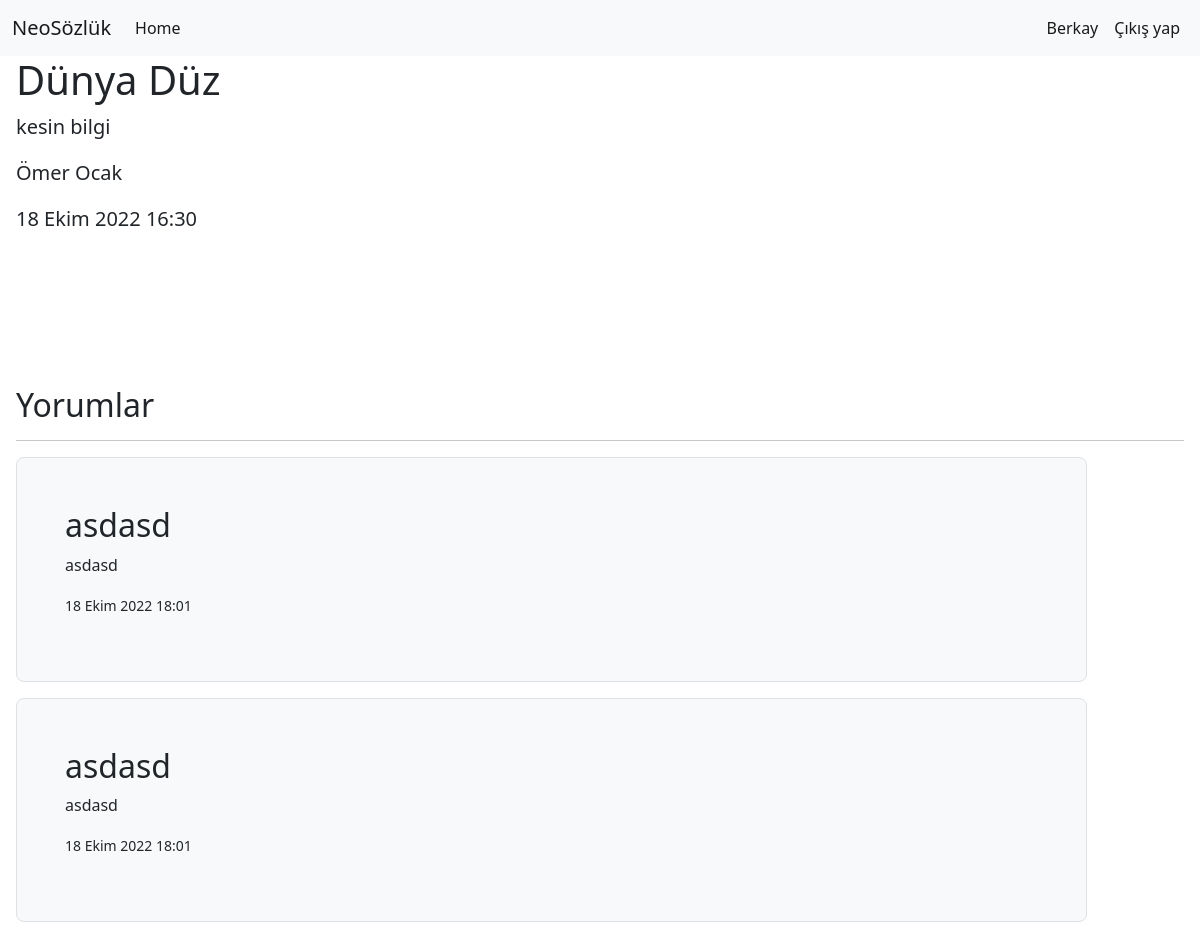
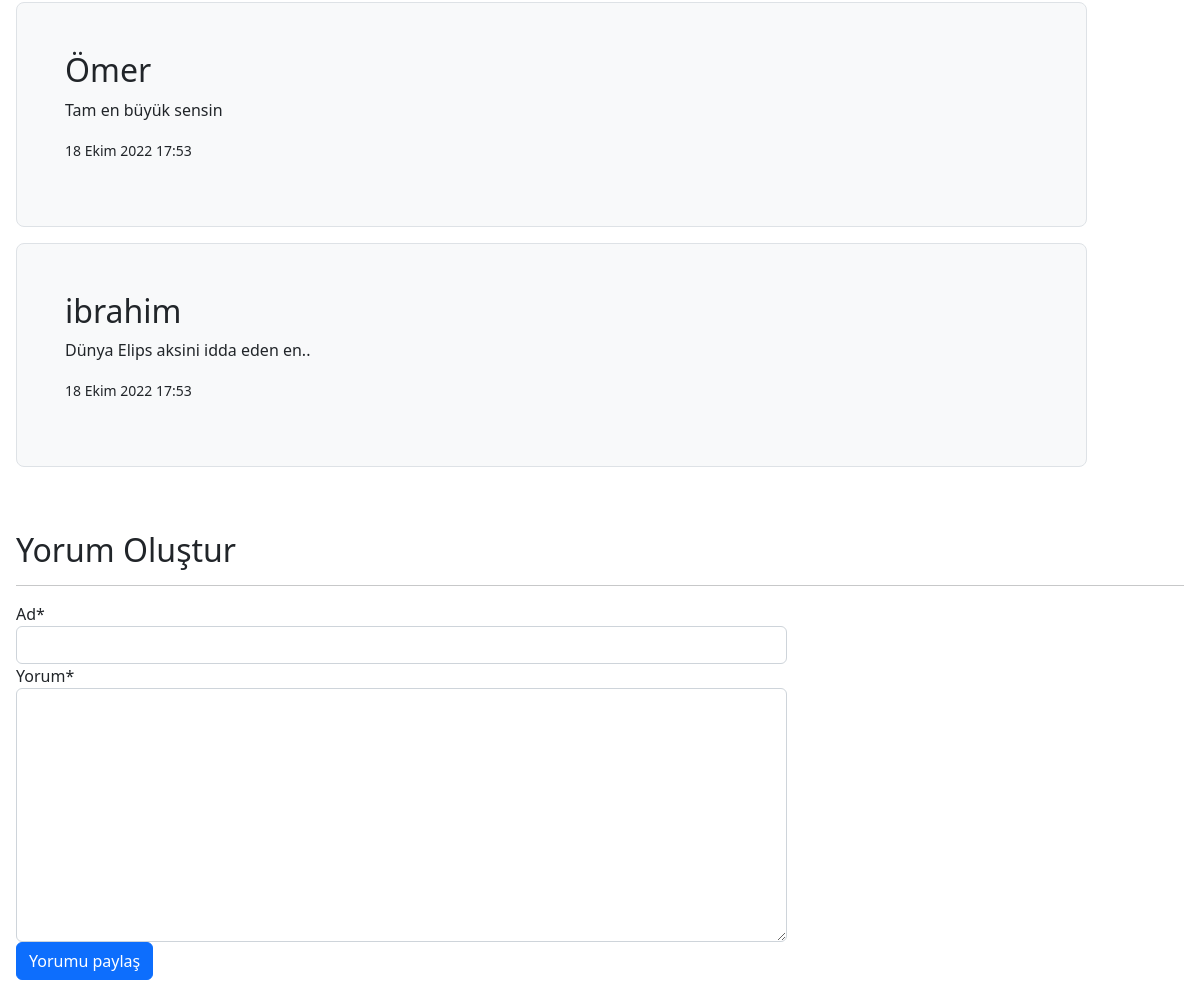
Page /detail/1/ (signed in) on the committed database (2 pictures, top to bottom).
### Appmy/models.py (models this page shows)
class Contentt(models.Model):
    title = models.CharField(("Başlık"), max_length=50)
    text = models.TextField(("Yazı"))
    yazar = models.CharField(("Yazar"), max_length=50)
    new_date = models.DateTimeField(("Yayınlanma Zamanı"), auto_now_add=True)

class Comments(models.Model):
    post = models.ForeignKey("Appmy.Contentt", verbose_name=("Post"), on_delete=models.CASCADE, related_name='comments')
    name = models.CharField(("Ad"), max_length=50)
    text = models.TextField(("Yorum"))
    com_date = models.DateTimeField(("Yorum Saati"), auto_now_add=True)
    class Meta:
        ordering = ['-com_date',]

### Appmy/views.py (the view)
# urls.py: path('detail/<id>/', detail, name='detail'),
def detail(request,id):
    postdetail = get_object_or_404(Contentt, id=id)
    form = CommenttForm(request.POST or None)
    if form.is_valid():
        comment = form.save(commit=False)
        comment.post = postdetail
        comment.save()
    context = {
        'postdetail':postdetail,
        'form':form,
    }
    return render(request, "detail.html", context)

### Appmy/forms.py
class CommenttForm(forms.ModelForm):
    class Meta:
        model = Comments
        fields = ("name","text")

### Appmy/templates/detail.html (shortened to what this page needs)
{% extends 'base.html' %}
{% load crispy_forms_tags %}
{% block body %}
    <main class="px-3">
        <h1>{{ postdetail.title }}</h1>
        <p class="lead">{{ postdetail.text }}</p>
        <p class="lead">{{ postdetail.yazar }}</p>
        <p class="lead">{{ postdetail.new_date }}</p>
        <p class="lead">
            <a href="#" class="btn btn-lg btn-secondary fw-bold border-white bg-white">asdasd</a>
        </p>
        <br><br><br>
        <h2>Yorumlar</h2>
        <hr>
        {% for i in postdetail.comments.all %}
        <div class="col-11 mb-3">
            <div class="h-100 p-5 bg-light border rounded-3">
                <h2>{{ i.name }}</h2>
                <p>{{ i.text }}</p>
                <p><small>{{ i.com_date }}</small></p>
            </div>
        </div>
        {% endfor %}
        {% if user.is_authenticated %}
            <br><br>
            <h2>Yorum Oluştur</h2>
            <hr>
            <div class="row">
                <div class="col-8">
                    <form action="" method="POST">
                        {{ form|crispy }}
                        <input class="btn btn-primary" type="submit" value="Yorumu paylaş">
                    </form>
                </div>
            </div>
            <br><br><br>
        {% endif %}
    </main>
{% endblock body %}

### Appmy/templates/part/_header.html (shortened to what this page needs)
<nav class="navbar navbar-expand-lg bg-light">
    <div class="container-fluid">
        <a class="navbar-brand" href="/">NeoSözlük</a>
        <div class="collapse navbar-collapse justify-content-between" id="navbarNav">
            <ul class="navbar-nav">
                <li class="nav-item">
                    <a class="nav-link active" aria-current="page" href="/">Home</a>
                </li>
            </ul>
            <ul class="navbar-nav">
            {% if user.is_authenticated %}
                <li class="nav-item">
                    <a class="nav-link active" aria-current="page" href="#">{{ user.first_name }}</a>
                </li>
                <li class="nav-item">
                    <a class="nav-link active" aria-current="page" href="/logout/">Çıkış yap</a>
                </li>
            {% endif %}
            </ul>
        </div>
    </div>
</nav>

### rows in the picture
Contentt: title "Dünya Düz", text "kesin bilgi", yazar "Ömer Ocak", new_date "18 Ekim 2022 16:30"
Comments: name "asdasd", text "asdasd", com_date "18 Ekim 2022 18:01"
Comments: name "asdasd", text "asdasd", com_date "18 Ekim 2022 18:01"
Comments: name "Ömer", text "Tam en büyük sensin", com_date "18 Ekim 2022 17:53"
Comments: name "ibrahim", text "Dünya Elips aksini idda eden en..", com_date "18 Ekim 2022 17:53"

### other values in the picture
{{ user.first_name }} "Berkay"
